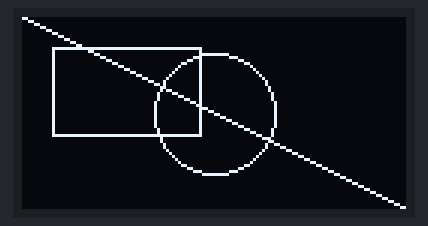
Bench run of a sketch on a simulated Arduino Uno, built with avr-gcc and run on an emulated ATmega328P. Shown: 128×64 one-colour display.

Above: at 0.1 s.

The sketch:

02_oled_shapes.ino
```cpp
#include <Wire.h>
#include <Adafruit_GFX.h>
#include <Adafruit_SSD1306.h>

#define SCREEN_WIDTH 128
#define SCREEN_HEIGHT 64

Adafruit_SSD1306 display (SCREEN_WIDTH, SCREEN_HEIGHT, &Wire, -1);

void setup()
{
  Serial.begin(115200);

  Wire.begin();

  if (!display.begin(SSD1306_SWITCHCAPVCC, 0x3C))
  {
    Serial.println("OLED INITIALIZATION FAIL");
    while(true);
  }

  display.clearDisplay();

  display.setTextColor(SSD1306_WHITE);

  display.setTextSize(2);
}

void loop()
{
  display.drawLine(0, 0, 127, 63, SSD1306_WHITE);
  display.drawRect(10, 10, 50, 30, SSD1306_WHITE);
  display.drawCircle(64, 32, 20, SSD1306_WHITE);
  display.display();
}
```
